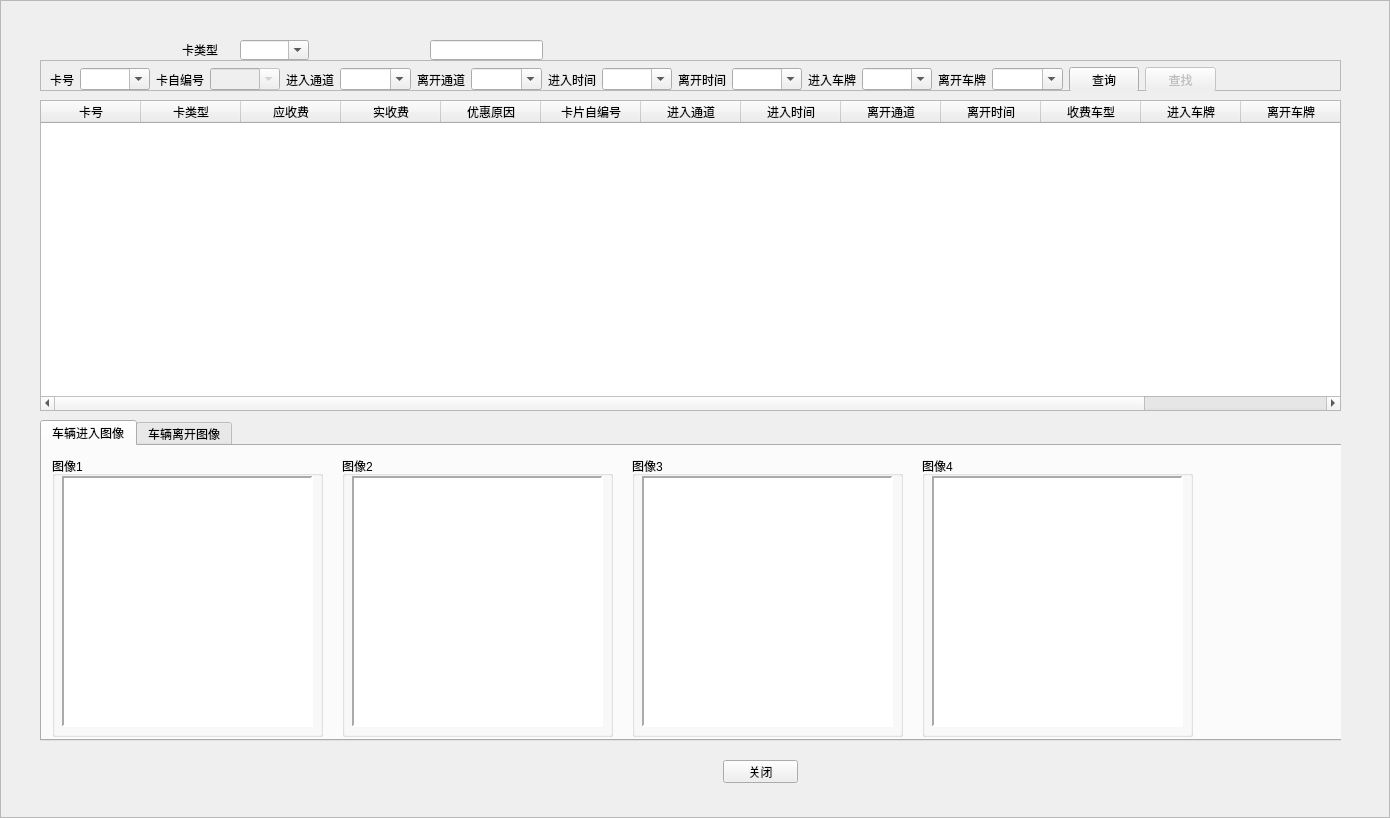
<?xml version="1.0" encoding="UTF-8"?>
<ui version="4.0">
 <class>CAccess2Records</class>
 <widget class="QFrame" name="CAccess2Records">
  <property name="geometry">
   <rect>
    <x>0</x>
    <y>0</y>
    <width>1390</width>
    <height>818</height>
   </rect>
  </property>
  <property name="windowTitle">
   <string>出入记录</string>
  </property>
  <property name="styleSheet">
   <string notr="true">background-image:url(D:/WinParkUI/debug/Image/NewIcon/CommonBigBG-normal.jpg);</string>
  </property>
  <property name="frameShape">
   <enum>QFrame::StyledPanel</enum>
  </property>
  <property name="frameShadow">
   <enum>QFrame::Raised</enum>
  </property>
  <widget class="QWidget" name="widget" native="true">
   <property name="geometry">
    <rect>
     <x>40</x>
     <y>60</y>
     <width>1301</width>
     <height>731</height>
    </rect>
   </property>
   <property name="styleSheet">
    <string notr="true">background-image:url(none);</string>
   </property>
   <widget class="QTableWidget" name="tableAccessRecord">
    <property name="geometry">
     <rect>
      <x>0</x>
      <y>40</y>
      <width>1301</width>
      <height>311</height>
     </rect>
    </property>
    <property name="toolTip">
     <string>单击【卡号列】查看进出图片。
双击单元格查看库中库记录。</string>
    </property>
    <property name="styleSheet">
     <string notr="true">background-image:url(none);</string>
    </property>
    <property name="selectionMode">
     <enum>QAbstractItemView::SingleSelection</enum>
    </property>
    <property name="selectionBehavior">
     <enum>QAbstractItemView::SelectRows</enum>
    </property>
    <column>
     <property name="text">
      <string>卡号</string>
     </property>
    </column>
    <column>
     <property name="text">
      <string>卡类型</string>
     </property>
    </column>
    <column>
     <property name="text">
      <string>应收费</string>
     </property>
    </column>
    <column>
     <property name="text">
      <string>实收费</string>
     </property>
    </column>
    <column>
     <property name="text">
      <string>优惠原因</string>
     </property>
    </column>
    <column>
     <property name="text">
      <string>卡片自编号</string>
     </property>
    </column>
    <column>
     <property name="text">
      <string>进入通道</string>
     </property>
    </column>
    <column>
     <property name="text">
      <string>进入时间</string>
     </property>
    </column>
    <column>
     <property name="text">
      <string>离开通道</string>
     </property>
    </column>
    <column>
     <property name="text">
      <string>离开时间</string>
     </property>
    </column>
    <column>
     <property name="text">
      <string>收费车型</string>
     </property>
    </column>
    <column>
     <property name="text">
      <string>进入车牌</string>
     </property>
    </column>
    <column>
     <property name="text">
      <string>离开车牌</string>
     </property>
    </column>
    <column>
     <property name="text">
      <string>记录ID</string>
     </property>
    </column>
   </widget>
   <widget class="QTabWidget" name="tabWidget">
    <property name="geometry">
     <rect>
      <x>0</x>
      <y>360</y>
      <width>1411</width>
      <height>321</height>
     </rect>
    </property>
    <property name="maximumSize">
     <size>
      <width>1421</width>
      <height>321</height>
     </size>
    </property>
    <property name="styleSheet">
     <string notr="true">background-image:url(none);</string>
    </property>
    <property name="currentIndex">
     <number>0</number>
    </property>
    <widget class="QWidget" name="tab">
     <attribute name="title">
      <string>车辆进入图像</string>
     </attribute>
     <widget class="QGroupBox" name="gb0">
      <property name="geometry">
       <rect>
        <x>10</x>
        <y>10</y>
        <width>271</width>
        <height>281</height>
       </rect>
      </property>
      <property name="styleSheet">
       <string notr="true">background-image:url(none);</string>
      </property>
      <property name="title">
       <string>图像1</string>
      </property>
      <widget class="QLabel" name="lblImg0">
       <property name="geometry">
        <rect>
         <x>10</x>
         <y>20</y>
         <width>251</width>
         <height>251</height>
        </rect>
       </property>
       <property name="styleSheet">
        <string notr="true">background-color: rgb(255, 255, 255);</string>
       </property>
       <property name="frameShape">
        <enum>QFrame::Panel</enum>
       </property>
       <property name="frameShadow">
        <enum>QFrame::Sunken</enum>
       </property>
       <property name="lineWidth">
        <number>2</number>
       </property>
       <property name="text">
        <string/>
       </property>
       <property name="scaledContents">
        <bool>true</bool>
       </property>
      </widget>
     </widget>
     <widget class="QGroupBox" name="gb1">
      <property name="geometry">
       <rect>
        <x>300</x>
        <y>10</y>
        <width>271</width>
        <height>281</height>
       </rect>
      </property>
      <property name="styleSheet">
       <string notr="true">background-image:url(none);</string>
      </property>
      <property name="title">
       <string>图像2</string>
      </property>
      <widget class="QLabel" name="lblImg1">
       <property name="geometry">
        <rect>
         <x>10</x>
         <y>20</y>
         <width>251</width>
         <height>251</height>
        </rect>
       </property>
       <property name="styleSheet">
        <string notr="true">background-color: rgb(255, 255, 255);</string>
       </property>
       <property name="frameShape">
        <enum>QFrame::Panel</enum>
       </property>
       <property name="frameShadow">
        <enum>QFrame::Sunken</enum>
       </property>
       <property name="lineWidth">
        <number>2</number>
       </property>
       <property name="text">
        <string/>
       </property>
       <property name="scaledContents">
        <bool>true</bool>
       </property>
      </widget>
     </widget>
     <widget class="QGroupBox" name="gb2">
      <property name="geometry">
       <rect>
        <x>590</x>
        <y>10</y>
        <width>271</width>
        <height>281</height>
       </rect>
      </property>
      <property name="styleSheet">
       <string notr="true">background-image:url(none);</string>
      </property>
      <property name="title">
       <string>图像3</string>
      </property>
      <widget class="QLabel" name="lblImg2">
       <property name="geometry">
        <rect>
         <x>10</x>
         <y>20</y>
         <width>251</width>
         <height>251</height>
        </rect>
       </property>
       <property name="styleSheet">
        <string notr="true">background-color: rgb(255, 255, 255);</string>
       </property>
       <property name="frameShape">
        <enum>QFrame::Panel</enum>
       </property>
       <property name="frameShadow">
        <enum>QFrame::Sunken</enum>
       </property>
       <property name="lineWidth">
        <number>2</number>
       </property>
       <property name="text">
        <string/>
       </property>
       <property name="scaledContents">
        <bool>true</bool>
       </property>
      </widget>
     </widget>
     <widget class="QGroupBox" name="gb3">
      <property name="geometry">
       <rect>
        <x>880</x>
        <y>10</y>
        <width>271</width>
        <height>281</height>
       </rect>
      </property>
      <property name="styleSheet">
       <string notr="true">background-image:url(none);</string>
      </property>
      <property name="title">
       <string>图像4</string>
      </property>
      <widget class="QLabel" name="lblImg3">
       <property name="geometry">
        <rect>
         <x>10</x>
         <y>20</y>
         <width>251</width>
         <height>251</height>
        </rect>
       </property>
       <property name="styleSheet">
        <string notr="true">background-color: rgb(255, 255, 255);</string>
       </property>
       <property name="frameShape">
        <enum>QFrame::Panel</enum>
       </property>
       <property name="frameShadow">
        <enum>QFrame::Sunken</enum>
       </property>
       <property name="lineWidth">
        <number>2</number>
       </property>
       <property name="text">
        <string/>
       </property>
       <property name="scaledContents">
        <bool>true</bool>
       </property>
      </widget>
     </widget>
    </widget>
    <widget class="QWidget" name="tab_2">
     <attribute name="title">
      <string>车辆离开图像</string>
     </attribute>
     <widget class="QGroupBox" name="gb5">
      <property name="geometry">
       <rect>
        <x>300</x>
        <y>10</y>
        <width>271</width>
        <height>281</height>
       </rect>
      </property>
      <property name="title">
       <string>图像2</string>
      </property>
      <widget class="QLabel" name="lblImg5">
       <property name="geometry">
        <rect>
         <x>10</x>
         <y>20</y>
         <width>251</width>
         <height>251</height>
        </rect>
       </property>
       <property name="styleSheet">
        <string notr="true">background-color: rgb(255, 255, 255);</string>
       </property>
       <property name="frameShape">
        <enum>QFrame::Panel</enum>
       </property>
       <property name="frameShadow">
        <enum>QFrame::Sunken</enum>
       </property>
       <property name="lineWidth">
        <number>2</number>
       </property>
       <property name="text">
        <string/>
       </property>
       <property name="scaledContents">
        <bool>true</bool>
       </property>
      </widget>
     </widget>
     <widget class="QGroupBox" name="gb4">
      <property name="geometry">
       <rect>
        <x>10</x>
        <y>10</y>
        <width>271</width>
        <height>281</height>
       </rect>
      </property>
      <property name="title">
       <string>图像1</string>
      </property>
      <widget class="QLabel" name="lblImg4">
       <property name="geometry">
        <rect>
         <x>10</x>
         <y>20</y>
         <width>251</width>
         <height>251</height>
        </rect>
       </property>
       <property name="styleSheet">
        <string notr="true">background-color: rgb(255, 255, 255);</string>
       </property>
       <property name="frameShape">
        <enum>QFrame::Panel</enum>
       </property>
       <property name="frameShadow">
        <enum>QFrame::Sunken</enum>
       </property>
       <property name="lineWidth">
        <number>2</number>
       </property>
       <property name="text">
        <string/>
       </property>
       <property name="scaledContents">
        <bool>true</bool>
       </property>
      </widget>
     </widget>
     <widget class="QGroupBox" name="gb6">
      <property name="geometry">
       <rect>
        <x>590</x>
        <y>10</y>
        <width>271</width>
        <height>281</height>
       </rect>
      </property>
      <property name="title">
       <string>图像3</string>
      </property>
      <widget class="QLabel" name="lblImg6">
       <property name="geometry">
        <rect>
         <x>10</x>
         <y>20</y>
         <width>251</width>
         <height>251</height>
        </rect>
       </property>
       <property name="styleSheet">
        <string notr="true">background-color: rgb(255, 255, 255);</string>
       </property>
       <property name="frameShape">
        <enum>QFrame::Panel</enum>
       </property>
       <property name="frameShadow">
        <enum>QFrame::Sunken</enum>
       </property>
       <property name="lineWidth">
        <number>2</number>
       </property>
       <property name="text">
        <string/>
       </property>
       <property name="scaledContents">
        <bool>true</bool>
       </property>
      </widget>
     </widget>
     <widget class="QGroupBox" name="gb7">
      <property name="geometry">
       <rect>
        <x>880</x>
        <y>10</y>
        <width>271</width>
        <height>281</height>
       </rect>
      </property>
      <property name="title">
       <string>图像4</string>
      </property>
      <widget class="QGroupBox" name="groupBox_11">
       <property name="geometry">
        <rect>
         <x>-440</x>
         <y>0</y>
         <width>131</width>
         <height>201</height>
        </rect>
       </property>
       <property name="title">
        <string>图像1</string>
       </property>
       <widget class="QGraphicsView" name="graphicsView_11">
        <property name="geometry">
         <rect>
          <x>0</x>
          <y>20</y>
          <width>111</width>
          <height>171</height>
         </rect>
        </property>
       </widget>
      </widget>
      <widget class="QGroupBox" name="groupBox_12">
       <property name="geometry">
        <rect>
         <x>-290</x>
         <y>0</y>
         <width>131</width>
         <height>201</height>
        </rect>
       </property>
       <property name="title">
        <string>图像2</string>
       </property>
       <widget class="QGraphicsView" name="graphicsView_12">
        <property name="geometry">
         <rect>
          <x>10</x>
          <y>20</y>
          <width>111</width>
          <height>171</height>
         </rect>
        </property>
       </widget>
      </widget>
      <widget class="QGroupBox" name="groupBox_13">
       <property name="geometry">
        <rect>
         <x>-140</x>
         <y>0</y>
         <width>131</width>
         <height>201</height>
        </rect>
       </property>
       <property name="title">
        <string>图像3</string>
       </property>
       <widget class="QGraphicsView" name="graphicsView_13">
        <property name="geometry">
         <rect>
          <x>10</x>
          <y>20</y>
          <width>111</width>
          <height>171</height>
         </rect>
        </property>
       </widget>
      </widget>
      <widget class="QLabel" name="lblImg7">
       <property name="geometry">
        <rect>
         <x>10</x>
         <y>20</y>
         <width>251</width>
         <height>251</height>
        </rect>
       </property>
       <property name="styleSheet">
        <string notr="true">background-color: rgb(255, 255, 255);</string>
       </property>
       <property name="frameShape">
        <enum>QFrame::Panel</enum>
       </property>
       <property name="frameShadow">
        <enum>QFrame::Sunken</enum>
       </property>
       <property name="lineWidth">
        <number>2</number>
       </property>
       <property name="text">
        <string/>
       </property>
       <property name="scaledContents">
        <bool>true</bool>
       </property>
      </widget>
     </widget>
    </widget>
   </widget>
   <widget class="QPushButton" name="btnMinimalize">
    <property name="geometry">
     <rect>
      <x>683</x>
      <y>700</y>
      <width>75</width>
      <height>23</height>
     </rect>
    </property>
    <property name="styleSheet">
     <string notr="true">background-image:url(none);</string>
    </property>
    <property name="text">
     <string>关闭</string>
    </property>
   </widget>
   <widget class="QFrame" name="frame">
    <property name="geometry">
     <rect>
      <x>0</x>
      <y>0</y>
      <width>1301</width>
      <height>31</height>
     </rect>
    </property>
    <property name="frameShape">
     <enum>QFrame::StyledPanel</enum>
    </property>
    <property name="frameShadow">
     <enum>QFrame::Raised</enum>
    </property>
    <widget class="QWidget" name="layoutWidget">
     <property name="geometry">
      <rect>
       <x>10</x>
       <y>7</y>
       <width>1166</width>
       <height>25</height>
      </rect>
     </property>
     <layout class="QHBoxLayout" name="horizontalLayout">
      <item>
       <widget class="QLabel" name="label">
        <property name="text">
         <string>卡号</string>
        </property>
        <property name="alignment">
         <set>Qt::AlignRight|Qt::AlignTrailing|Qt::AlignVCenter</set>
        </property>
       </widget>
      </item>
      <item>
       <widget class="QComboBox" name="cb0">
        <property name="statusTip">
         <string>cardno like '%%1%'</string>
        </property>
        <property name="editable">
         <bool>true</bool>
        </property>
       </widget>
      </item>
      <item>
       <widget class="QLabel" name="label_3">
        <property name="text">
         <string>卡自编号</string>
        </property>
       </widget>
      </item>
      <item>
       <widget class="QComboBox" name="cb2">
        <property name="enabled">
         <bool>false</bool>
        </property>
        <property name="statusTip">
         <string>cardselfno like '%%1%'</string>
        </property>
        <property name="editable">
         <bool>true</bool>
        </property>
       </widget>
      </item>
      <item>
       <widget class="QLabel" name="label_7">
        <property name="text">
         <string>进入通道</string>
        </property>
        <property name="alignment">
         <set>Qt::AlignRight|Qt::AlignTrailing|Qt::AlignVCenter</set>
        </property>
       </widget>
      </item>
      <item>
       <widget class="QComboBox" name="cb3">
        <property name="statusTip">
         <string>inshebeiname like '%%1%'</string>
        </property>
        <property name="editable">
         <bool>true</bool>
        </property>
       </widget>
      </item>
      <item>
       <widget class="QLabel" name="label_8">
        <property name="text">
         <string>离开通道</string>
        </property>
        <property name="alignment">
         <set>Qt::AlignRight|Qt::AlignTrailing|Qt::AlignVCenter</set>
        </property>
       </widget>
      </item>
      <item>
       <widget class="QComboBox" name="cb4">
        <property name="statusTip">
         <string>outshebeiname like '%%1%'</string>
        </property>
        <property name="editable">
         <bool>true</bool>
        </property>
       </widget>
      </item>
      <item>
       <widget class="QLabel" name="label_9">
        <property name="text">
         <string>进入时间</string>
        </property>
        <property name="alignment">
         <set>Qt::AlignRight|Qt::AlignTrailing|Qt::AlignVCenter</set>
        </property>
       </widget>
      </item>
      <item>
       <widget class="QComboBox" name="cb5">
        <property name="statusTip">
         <string>intime like '%%1%'</string>
        </property>
        <property name="editable">
         <bool>true</bool>
        </property>
       </widget>
      </item>
      <item>
       <widget class="QLabel" name="label_10">
        <property name="text">
         <string>离开时间</string>
        </property>
        <property name="alignment">
         <set>Qt::AlignRight|Qt::AlignTrailing|Qt::AlignVCenter</set>
        </property>
       </widget>
      </item>
      <item>
       <widget class="QComboBox" name="cb6">
        <property name="statusTip">
         <string>outtime like '%%1%'</string>
        </property>
        <property name="editable">
         <bool>true</bool>
        </property>
       </widget>
      </item>
      <item>
       <widget class="QLabel" name="label_12">
        <property name="text">
         <string>进入车牌</string>
        </property>
        <property name="alignment">
         <set>Qt::AlignRight|Qt::AlignTrailing|Qt::AlignVCenter</set>
        </property>
       </widget>
      </item>
      <item>
       <widget class="QComboBox" name="cb7">
        <property name="statusTip">
         <string>carcp like '%%1%'</string>
        </property>
        <property name="editable">
         <bool>true</bool>
        </property>
       </widget>
      </item>
      <item>
       <widget class="QLabel" name="label_11">
        <property name="text">
         <string>离开车牌</string>
        </property>
        <property name="alignment">
         <set>Qt::AlignRight|Qt::AlignTrailing|Qt::AlignVCenter</set>
        </property>
       </widget>
      </item>
      <item>
       <widget class="QComboBox" name="cb8">
        <property name="statusTip">
         <string>carcpout like '%%1%'</string>
        </property>
        <property name="editable">
         <bool>true</bool>
        </property>
       </widget>
      </item>
      <item>
       <widget class="QPushButton" name="btnQuery">
        <property name="toolTip">
         <string>全【无】查询所有记录。</string>
        </property>
        <property name="text">
         <string>查询</string>
        </property>
       </widget>
      </item>
      <item>
       <widget class="QPushButton" name="btnSerach">
        <property name="enabled">
         <bool>false</bool>
        </property>
        <property name="text">
         <string>查找</string>
        </property>
       </widget>
      </item>
     </layout>
    </widget>
   </widget>
  </widget>
  <widget class="QLabel" name="lblTitle">
   <property name="geometry">
    <rect>
     <x>30</x>
     <y>5</y>
     <width>141</width>
     <height>21</height>
    </rect>
   </property>
   <property name="font">
    <font>
     <weight>75</weight>
     <bold>true</bold>
    </font>
   </property>
   <property name="styleSheet">
    <string notr="true">background-image:url(none);
color: rgb(170, 0, 0);</string>
   </property>
   <property name="text">
    <string/>
   </property>
  </widget>
  <widget class="QLabel" name="lblClose">
   <property name="geometry">
    <rect>
     <x>1350</x>
     <y>8</y>
     <width>30</width>
     <height>15</height>
    </rect>
   </property>
   <property name="styleSheet">
    <string notr="true">background-image:url(none);</string>
   </property>
   <property name="text">
    <string/>
   </property>
  </widget>
  <widget class="QComboBox" name="cb1">
   <property name="geometry">
    <rect>
     <x>240</x>
     <y>40</y>
     <width>69</width>
     <height>20</height>
    </rect>
   </property>
   <property name="statusTip">
    <string>cardkind like '%%1%'</string>
   </property>
   <property name="editable">
    <bool>true</bool>
   </property>
  </widget>
  <widget class="QLabel" name="label_2">
   <property name="geometry">
    <rect>
     <x>182</x>
     <y>40</y>
     <width>52</width>
     <height>20</height>
    </rect>
   </property>
   <property name="text">
    <string>卡类型</string>
   </property>
  </widget>
  <widget class="QLineEdit" name="lineEdit">
   <property name="geometry">
    <rect>
     <x>430</x>
     <y>40</y>
     <width>113</width>
     <height>20</height>
    </rect>
   </property>
  </widget>
 </widget>
 <resources/>
 <connections/>
</ui>
